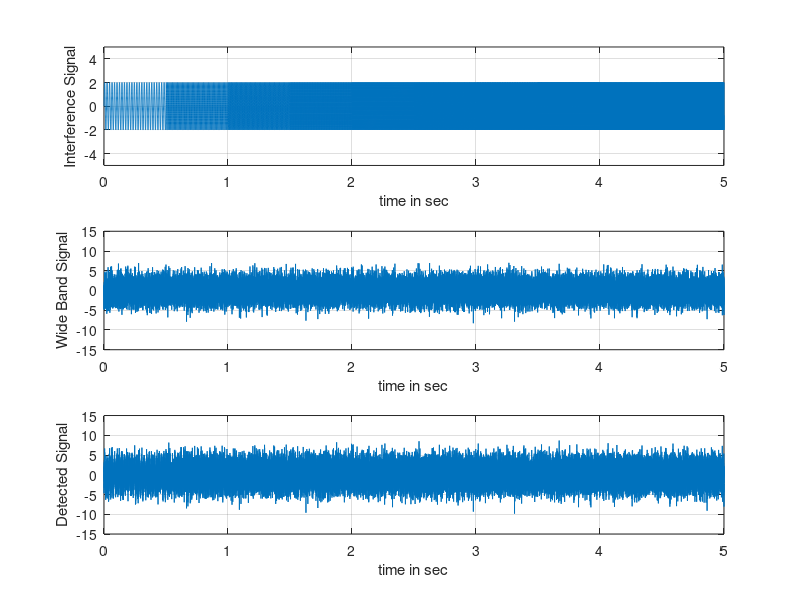

MATLAB code for this plot:
%% Medium 2: 
clc
clear
close all
%Narrow Band Interference Signal : Sine wave with time varying frequency
Fs = 8000; % Sampling frequency 8kHz
SimulationTime = 5; % time in seconds
t  = transpose(0:1/Fs:SimulationTime-1/Fs);
A = 2;
FreqDuration = 0.5; % every 500ms frequency change
FreqCount    = SimulationTime/FreqDuration;
FreqValues   = linspace(50,500,FreqCount); 

for i = 1:length(FreqValues)
    freq(:,i) = repelem(FreqValues(1,i), FreqDuration*Fs);
end

f = reshape(freq, FreqDuration*Fs*FreqCount,1);
i = A*sin(2*pi*f.*t);
figure(2)
subplot(3,1,1)
plot(t,i)
grid on 
xlabel('time in sec');
ylabel('Interference Signal')
ylim([-5 5])

%% White Gaussian Noise
s = wgn(length(t),1,6); 
subplot(3,1,2)
plot(t,s)
grid on 
xlabel('time in sec');
ylabel('Wide Band Signal')
ylim([-15 15])

%% Detected Signal
x = s + i;
subplot(3,1,3)
plot(t,x)
grid on 
xlabel('time in sec');
ylabel('Detected Signal')
ylim([-15 15])

%% Signal To Noise Ratio of Environment
Ps     = (rms(s))^2;
Pn     = (rms(i))^2;
SNR_dB = 10*log10(Ps/Pn);